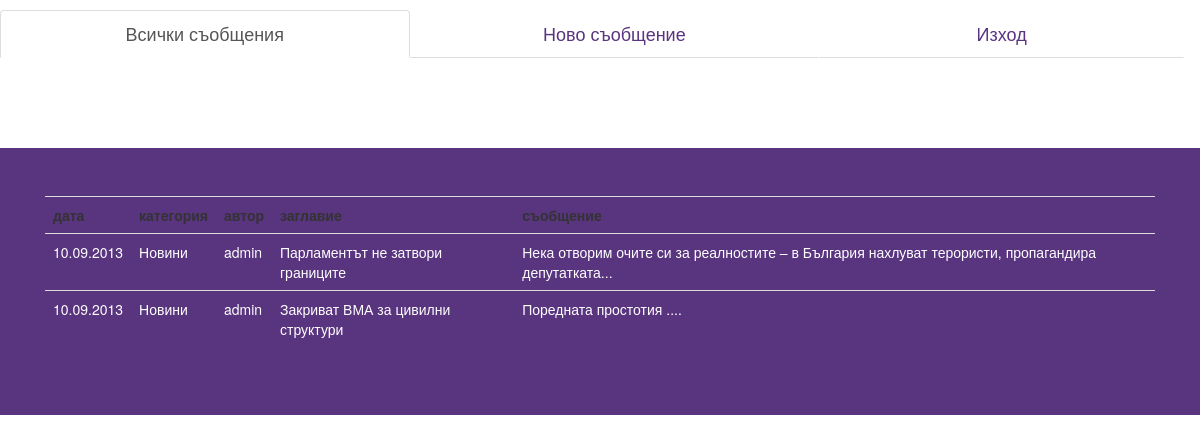
The app's page /session.php (signed in) with its own data.
### tables this page shows
CREATE TABLE IF NOT EXISTS `messages` (
  `message_id` int(11) NOT NULL AUTO_INCREMENT,
  `date` timestamp NOT NULL DEFAULT CURRENT_TIMESTAMP,
  `category_id` int(11) NOT NULL,
  `title` varchar(50) DEFAULT NULL,
  `text` varchar(250) DEFAULT NULL,
  `user_id` int(11) NOT NULL,
  PRIMARY KEY (`message_id`)
);

CREATE TABLE IF NOT EXISTS `groups` (
  `category_id` int(11) NOT NULL AUTO_INCREMENT,
  `name` varchar(50) NOT NULL,
  PRIMARY KEY (`category_id`),
  KEY `name` (`name`)
);

CREATE TABLE IF NOT EXISTS `users` (
  `user_id` int(11) NOT NULL AUTO_INCREMENT,
  `username` varchar(20) DEFAULT NULL,
  `password` varchar(12) DEFAULT NULL,
  `is_admin` tinyint(4) DEFAULT '0',
  PRIMARY KEY (`user_id`),
  UNIQUE KEY `username` (`username`)
);

### session.php (the view, shortened to what this page needs)
<?php
include 'includes/header.php';
require 'includes/db_connect.php';
$filter = '';
?>
<ul class="nav nav-tabs nav-justified btn-lg">
    <li class="active"><a href="session.php">Всички съобщения</a></li>
    <li ><a href="new_message.php">Ново съобщение</a></li>
    <li ><a href="logout.php">Изход</a></li>
</ul>
<br/><br/><br/><br/>
<div class="jumbotron">
    <div class="container">
        <table class="table">
            <tr style="font-weight: bold">
                <td>дата</td>
                <td>категория</td>
                <td>автор</td>
                <td>заглавие</td>
                <td>съобщение</td>
            </tr>
            <?php
            $sql = 'SELECT * FROM messages as m INNER JOIN users as u ON m.user_id = u.user_id INNER JOIN groups as g ON m.category_id = g.category_id ORDER BY date DESC' . $filter;
            $messages = mysqli_query($connection, $sql);
            while ($row = $messages->fetch_assoc()) {
                echo '<tr style="color: white">
                    <td>' . date("m.d.Y", strtotime($row["date"])) . ' </td>
                    <td>' . $row['name'] . ' </td>
                    <td>' . $row['username'] . ' </td>
                    <td>' . $row['title'] . ' </td>
                    <td>' . $row['text'] . '</td>
                 </tr>';
            }
            ?>
        </table>
    </div>
</div>
<?php
include 'includes/footer.php';

### records on screen
messages: date "10.09.2013", category.name "Новини", user.username "admin", title "Парламентът не затвори границите", text "Нека отворим очите си за реалностите – в България нахлуват терористи, пропагандира депутатката..."
messages: date "10.09.2013", category.name "Новини", user.username "admin", title "Закриват ВМА за цивилни структури", text "Поредната простотия ...."
